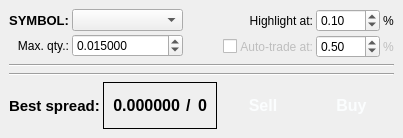
<?xml version="1.0" encoding="UTF-8"?>
<ui version="4.0">
 <class>StrategyWindow</class>
 <widget class="QMainWindow" name="StrategyWindow">
  <property name="geometry">
   <rect>
    <x>0</x>
    <y>0</y>
    <width>403</width>
    <height>138</height>
   </rect>
  </property>
  <property name="sizePolicy">
   <sizepolicy hsizetype="Minimum" vsizetype="Minimum">
    <horstretch>0</horstretch>
    <verstretch>0</verstretch>
   </sizepolicy>
  </property>
  <widget class="QWidget" name="centralwidget">
   <layout class="QVBoxLayout" name="verticalLayout">
    <item>
     <layout class="QHBoxLayout" name="titleLayout" stretch="0,1,0">
      <property name="spacing">
       <number>3</number>
      </property>
      <item>
       <layout class="QGridLayout" name="symbolLayout">
        <property name="spacing">
         <number>3</number>
        </property>
        <item row="0" column="0">
         <widget class="QLabel" name="symbolLabel">
          <property name="font">
           <font>
            <pointsize>10</pointsize>
            <weight>75</weight>
            <bold>true</bold>
           </font>
          </property>
          <property name="text">
           <string>SYMBOL:</string>
          </property>
          <property name="alignment">
           <set>Qt::AlignRight|Qt::AlignTrailing|Qt::AlignVCenter</set>
          </property>
         </widget>
        </item>
        <item row="0" column="1">
         <widget class="QComboBox" name="symbol"/>
        </item>
        <item row="1" column="0">
         <widget class="QLabel" name="maxQtyLabel">
          <property name="text">
           <string>Max. qty.:</string>
          </property>
          <property name="alignment">
           <set>Qt::AlignRight|Qt::AlignTrailing|Qt::AlignVCenter</set>
          </property>
         </widget>
        </item>
        <item row="1" column="1">
         <widget class="QDoubleSpinBox" name="maxQty">
          <property name="decimals">
           <number>6</number>
          </property>
          <property name="minimum">
           <double>0.001000000000000</double>
          </property>
          <property name="maximum">
           <double>10000000.000000000000000</double>
          </property>
          <property name="singleStep">
           <double>0.005000000000000</double>
          </property>
          <property name="value">
           <double>0.015000000000000</double>
          </property>
         </widget>
        </item>
       </layout>
      </item>
      <item>
       <spacer name="symbolSpacer">
        <property name="orientation">
         <enum>Qt::Horizontal</enum>
        </property>
        <property name="sizeHint" stdset="0">
         <size>
          <width>40</width>
          <height>20</height>
         </size>
        </property>
       </spacer>
      </item>
      <item>
       <layout class="QGridLayout" name="optionsLayout">
        <property name="spacing">
         <number>3</number>
        </property>
        <item row="1" column="1">
         <widget class="QLabel" name="autoTradeLevelLabel">
          <property name="enabled">
           <bool>false</bool>
          </property>
          <property name="text">
           <string>Auto-trade at:</string>
          </property>
          <property name="alignment">
           <set>Qt::AlignRight|Qt::AlignTrailing|Qt::AlignVCenter</set>
          </property>
         </widget>
        </item>
        <item row="0" column="1">
         <widget class="QLabel" name="highlightLevelLabel">
          <property name="text">
           <string>Highlight at:</string>
          </property>
          <property name="alignment">
           <set>Qt::AlignRight|Qt::AlignTrailing|Qt::AlignVCenter</set>
          </property>
         </widget>
        </item>
        <item row="1" column="0">
         <widget class="QCheckBox" name="autoTrade">
          <property name="text">
           <string/>
          </property>
         </widget>
        </item>
        <item row="1" column="3">
         <widget class="QLabel" name="autoTradeLevelPercentLabel">
          <property name="enabled">
           <bool>false</bool>
          </property>
          <property name="text">
           <string>%</string>
          </property>
         </widget>
        </item>
        <item row="1" column="2">
         <widget class="QDoubleSpinBox" name="autoTradeLevel">
          <property name="minimum">
           <double>0.010000000000000</double>
          </property>
          <property name="maximum">
           <double>25.000000000000000</double>
          </property>
          <property name="singleStep">
           <double>0.500000000000000</double>
          </property>
          <property name="value">
           <double>0.500000000000000</double>
          </property>
         </widget>
        </item>
        <item row="0" column="3">
         <widget class="QLabel" name="highlightLevelPercentLabel">
          <property name="text">
           <string>%</string>
          </property>
         </widget>
        </item>
        <item row="0" column="2">
         <widget class="QDoubleSpinBox" name="highlightLevel">
          <property name="minimum">
           <double>-25.000000000000000</double>
          </property>
          <property name="maximum">
           <double>100.000000000000000</double>
          </property>
          <property name="singleStep">
           <double>0.500000000000000</double>
          </property>
          <property name="value">
           <double>0.100000000000000</double>
          </property>
         </widget>
        </item>
       </layout>
      </item>
     </layout>
    </item>
    <item>
     <widget class="Line" name="topLine">
      <property name="orientation">
       <enum>Qt::Horizontal</enum>
      </property>
     </widget>
    </item>
    <item>
     <layout class="QGridLayout" name="targets"/>
    </item>
    <item>
     <widget class="Line" name="bottomLine">
      <property name="orientation">
       <enum>Qt::Horizontal</enum>
      </property>
     </widget>
    </item>
    <item>
     <layout class="QHBoxLayout" name="best">
      <property name="spacing">
       <number>3</number>
      </property>
      <item>
       <widget class="QLabel" name="bestSpreadLabel">
        <property name="font">
         <font>
          <pointsize>11</pointsize>
          <weight>75</weight>
          <bold>true</bold>
         </font>
        </property>
        <property name="text">
         <string>Best spread:</string>
        </property>
       </widget>
      </item>
      <item>
       <widget class="QFrame" name="spread">
        <property name="frameShape">
         <enum>QFrame::Box</enum>
        </property>
        <property name="frameShadow">
         <enum>QFrame::Plain</enum>
        </property>
        <layout class="QHBoxLayout" name="horizontalLayout">
         <item>
          <widget class="QLabel" name="bestSpreadAbsValue">
           <property name="font">
            <font>
             <pointsize>12</pointsize>
             <weight>75</weight>
             <bold>true</bold>
            </font>
           </property>
           <property name="text">
            <string>0.000000</string>
           </property>
           <property name="alignment">
            <set>Qt::AlignRight|Qt::AlignTrailing|Qt::AlignVCenter</set>
           </property>
          </widget>
         </item>
         <item>
          <widget class="QLabel" name="delimiter">
           <property name="font">
            <font>
             <pointsize>12</pointsize>
             <weight>75</weight>
             <bold>true</bold>
            </font>
           </property>
           <property name="text">
            <string>/</string>
           </property>
          </widget>
         </item>
         <item>
          <widget class="QLabel" name="bestSpreadPencentsValue">
           <property name="font">
            <font>
             <pointsize>12</pointsize>
             <weight>75</weight>
             <bold>true</bold>
            </font>
           </property>
           <property name="text">
            <string>0</string>
           </property>
           <property name="alignment">
            <set>Qt::AlignRight|Qt::AlignTrailing|Qt::AlignVCenter</set>
           </property>
          </widget>
         </item>
        </layout>
       </widget>
      </item>
      <item>
       <widget class="QPushButton" name="bestSell">
        <property name="sizePolicy">
         <sizepolicy hsizetype="Preferred" vsizetype="Preferred">
          <horstretch>0</horstretch>
          <verstretch>0</verstretch>
         </sizepolicy>
        </property>
        <property name="font">
         <font>
          <pointsize>12</pointsize>
          <weight>75</weight>
          <bold>true</bold>
         </font>
        </property>
        <property name="styleSheet">
         <string notr="true">background-color: rgb(230, 59, 1);
color: rgb(251, 253, 254);</string>
        </property>
        <property name="text">
         <string>Sell</string>
        </property>
        <property name="flat">
         <bool>true</bool>
        </property>
       </widget>
      </item>
      <item>
       <widget class="QPushButton" name="bestBuy">
        <property name="sizePolicy">
         <sizepolicy hsizetype="Preferred" vsizetype="Preferred">
          <horstretch>0</horstretch>
          <verstretch>0</verstretch>
         </sizepolicy>
        </property>
        <property name="font">
         <font>
          <pointsize>12</pointsize>
          <weight>75</weight>
          <bold>true</bold>
         </font>
        </property>
        <property name="styleSheet">
         <string notr="true">background-color: rgb(0, 146, 68);
color: rgb(251, 253, 254);</string>
        </property>
        <property name="text">
         <string>Buy</string>
        </property>
        <property name="flat">
         <bool>true</bool>
        </property>
       </widget>
      </item>
     </layout>
    </item>
   </layout>
  </widget>
 </widget>
 <resources/>
 <connections>
  <connection>
   <sender>autoTrade</sender>
   <signal>toggled(bool)</signal>
   <receiver>autoTradeLevelLabel</receiver>
   <slot>setEnabled(bool)</slot>
   <hints>
    <hint type="sourcelabel">
     <x>239</x>
     <y>52</y>
    </hint>
    <hint type="destinationlabel">
     <x>292</x>
     <y>56</y>
    </hint>
   </hints>
  </connection>
  <connection>
   <sender>autoTrade</sender>
   <signal>toggled(bool)</signal>
   <receiver>autoTradeLevelPercentLabel</receiver>
   <slot>setEnabled(bool)</slot>
   <hints>
    <hint type="sourcelabel">
     <x>239</x>
     <y>53</y>
    </hint>
    <hint type="destinationlabel">
     <x>403</x>
     <y>49</y>
    </hint>
   </hints>
  </connection>
 </connections>
</ui>
